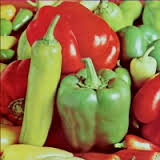
#> input picture images/peppers.jpg, 160 x 160 px
$ jupyter execute 535_final.ipynb
#> lines starting #> are read from the running program, lines starting #| are printed output that depends on the picture
*Names:* David Gui, Sam Hossain

$\textbf{Background:}$

$\textbf{Cocktail Party Problem:}$ To introduce the idea of independent component analysis (ICA), consider the following problem. There are two different people speaking in a room, and two speakers located in different parts of the room record the audio in the room. However, both of the recordings have recorded a mixture of the speech signals of both people. Given both recordings, how can we separate the speeches of the two people? We can regard each of the two speakers as independent components and use ICA to separate them. Formally, we can let $s_{1}$ and $s_{2}$ be the two original speeches and let $x_{1}$ and $x_{2}$ be the two mixed recordings. Each recording can then be represented as a linear combination of the two speakers:
$x_{1}$ = $a_{11}$$s_{1}$ + $a_{12}$$s_{2}$
$x_{2}$ = $a_{21}$$s_{2}$ + $a_{22}$$s_{2}$
Where A is a 2x2 mixing matrix that we are trying to solve for using ICA and can be influenced by a variety of factors including the type of microphone and the distance from the speaker to the microphone. With this example, we can now define ICA.
Assume there are n independent mixtures of $s_{1}$,$s_{2}$,...,$s_{n}$ called $x_{1}$,$x_{2}$,...,$x_{n}$, where
$x_{i}$ = $a_{i1}$$s_{1}$ + $a_{i2}$$s_{2}$ + ... + $a_{in}$$s_{n}$
This equation can then be converted into a series of matrix multiplications:
Let x = [$x_{1}$,$x_{2}$,...,$x_{n}$], s = [$s_{1}$,$s_{2}$,...,$s_{n}$], and A = $\left(\begin{array}{cc} a_{11} &...& a_{1n}\\ ... & ... & ... \\ a_{n1} & ...& a_{nn} \end{array}\right)$, and x = As. Then, given only x we then try and estimate s by estimating W = $A^{-1}$ to get $A^{-1}$x = Wx = s, where W is known as the unmixing matrix.

$\textbf{Theory:}$

$\textbf{SVD vs ICA:}$ From class we have discussed the singular value decomposition (SVD). Both SVD and ICA seek to find a basis set of vectors for a given dataset x, but SVD seeks to find directions of uncorrelated data whereas ICA seeks to find directions of independent data. It is important to note that independence is a stronger condition to prove than uncorrelatedness.

It is also important to note that in addition to assuming that our original input s must have independent and non-gaussian components. To illustrate why it's vital that our data be non-gaussian, consider the following example:

Let's say that we observe a mixed signal x and assume that x = As for some mixing matrix A and original signal s. WLOG let s ~ N(0, $I$). Then, cov($x$) = E[($xx^T$)] = E[$(As)(As)^T$] = E[$Ass^{T}A^{T}$] = AE[$ss^T$]$A^T$ = Acov(s)$A^T$ = $AIA^T$ = $AA^T$. Let R be some arbitrary orthonormal matrix such that $RR^T$ = $R^{T}R$ = $I$. Let A' = AR. Then, let the original signal s be mixed according to A' instead of A, we would get:

cov(x) = E[$xx^T$] = E[$A'ss^{T}A'^{T}$] = E[$ARss^{T}R^{T}A^{T}$] = $ARR^{T}A^{T}$ = $AA^T$. So, we get the same distribution of x with both A and any rotation of A = A', thus we are not able to uniquely determine A, and thus we are not able to uniquely determine s. This shows that in order to get a unique solution for ICA we need our original data s to be as non-gaussian as possible.

$\textbf{Conditions for Independence:}$ Typically, to determine independence in $R^n$ where n is the number of components, one would have to find the joint PDF of x and the individual PDFs of $x_1$,...,$x_n$ and check that P($x_1$,...,$x_n$) = P($x_1$) ...           (P($x_n$). In practice, however, this is unfeasible due to the limited amount of data and computational intensity if would take to check the independence condition. Thus, we must find some proxy measure that implies independence. Note that since all components of our original signal s is independent and non-gaussian, any mixture of these signals will tend more towards gaussian due to the Central Limit Theorem, which states that a linear combination of n independent random variables approaches gaussian as N $\rightarrow \infty$. Consider a single component $\hat{s_i}$ = $w_{i}x^T$ where $w_i^T$ is the $i^{th}$ row of the demixing matrix W. Since $\hat{s_i}$ is a linear combination of the components of s, $\hat{s_i}$ is at least equal to or more gaussian than any single component of s. Thus, to find $\hat{s_i}$ = s, we can find a W that maximizes the non-gaussianity of $\hat{s_i}$ so that $\hat{s_i}$ is as non-gaussian as possible since that is when we get closest to $\hat{s_i}$ = ${s_i}$.

$\textbf{Measures of non-gaussianity:}$ A common measure of the non-gaussianity of a random variable is by measuring the kurtosis, defined as kurtosis(x) = E[$x^4$] - $3(E[x^{2}])^2$. However, kurtosis is not useful to implement for ICA since it is very sensitive to outliers(1). A more promising measure of non-gaussianity is to look at the negentropy of a random variable. The entropy of a random variable measures the amount of information gained from observing taht random variable, and is defined as H(x) = $- \int_{-\infty}^{\infty} p(x)\ln(p(x)) \,dx $ for continuous random variables. It is shown that the gaussian random variable has the largest entropy of all random variables that have the same covariance(6) matrix, so we can define negentropy as J(x) = H(x_gauss) - H(x)(6) where x has mean $\mu$ and variance $\sigma$ and x_gauss ~ N($\mu,\sigma$) and note that the entropy of a random variable x is inversely related to its non-gaussianity. Similar to the problem of directly computing independence, directly calculating the negentropy can be difficult and computationally intesive(1) due to the unknown PDF of x. However, there are several approximations for entropy found in literature(1) that circumvent this problem. First, let $\hat{s_i}$ = $w^{T}x$. An approximation for J($\hat{s_i}$) found in (1) is J($\hat{s_i}$) = $c[E{G(y_{i}} - E{G(v)}]^2$ where c is a constant and v is a gaussian random variable of zero mean and unit variance and y is a random variable of zero mean and unit variance, and $G_i$ are known as contrast function. There is no strict requirement for the choice of contrast function as long as it is nonquadratic, but (1) has the following functions as good choices for contrast functions:

$G_{1}(x) = 1/\alpha*logcosh(\alpha*x)$

$G_{2}(x) = -1/\alpha^{2}*exp(\alpha*x^{2}/2)$

$G_{3}(x) = x^4/4$

where $\alpha \in [1,2] $ (for our implementation we chose to fix $\alpha$ to be 1).

Note that if you plug in $G_3$ into the estimate for J(x) you simply get back kurtosis(x). According to (1) $G_2$ is useful when you want your ICA model to be extra robust to noise and outliers, but $G_1$ is the best general-purpose contrast function. In our implementation, we chose to only use $G_1$ as our contrast function, but a future direction could be comparing the performances and times of different contrast functions for ICA. We are now left with an optimization problem of trying to maximize J($\hat{s_i}$). From class we know that we can use gradient descent (gradient ascent in this case) to find local minima and maximima, but similar to the premise in HW9 involving implementing logistic regression, gradient ascent might take too long to converge and instead a better way to calculate the maximum would be to use a fixed-point algorithm revolving around Newton's method. This fixed-point algorithm is the premise for FastICA

$\textbf{Preprocessing Data for FastICA:}$ Before we derive an equation for FastICA, we first must transform our input data x in two different ways. The first preprocessing we do on x is to center x by subtracting its mean. The reason for centering x is to simplify the equations and algorithms for ICA. Since we are simply performing matrix multiplications and linear transformations for ICA, we can simply add back the mean at the end to get the correct result for s.

The second main preprocessing method used in ICA is known as "whitening" or "sphering". After centering the data and before applying ICA, x is linearly transformed such that its components are uncorrelated and their variances are unit normalized. Thus, for $\hat{x}$ we should have that E[$\hat{x}\hat{x}^T$] = $I$ since the mean is zero and the variances are orthonormal. Since we assumed that the individual components of s were independent, the whitening transformation is always valid. The most common method for whitening x is to use the eigendecomposition of the covariance matrix E[$xx^T$] = $EDE^T$ where E is orthogonal and D is the diagonal eigenvalue matrix(9). We can now perform whitening by the following:

$\hat{x} = ED^{-1/2}x$ and we get that E[$\hat{x}\hat{x}^T$] = $I$ as expected(9). While performing the whitening operation, it is also common to perform a dimensionality reduction on the dataset x to discard the eigenvalues of E[$xx^T$] that are too small, and this is done by the SVD that we have learned about in class. In our implementation we found that this dimensionality reducing step helped makae the output images much cleaner. This step helps immensely to reduce noise and prevent overlearning in ICA(9). Whitening also helps to reduce the runtime of the fastICA algorithm, since an orthonormal matrix only has n(n-1)/2 degrees of freedom compared to the $n^2$ degrees of freedom of the normal mixing matrix A, so we have to estimate approximately half as many parameters for A, effectively cutting the runtime in half(9).

$\textbf{FastICA Algorithm:}$ We are now ready to derive the FastICA algorithm. First, assume that the input data x has been centered and whitened so that cov(x) is an orthonormal matrix. Next, we fix one independent component $\hat{s_i} = w^Tx$, and we maximize J($\hat{s_i}$) = J($w^Tx$) = $[E{G(w^Tx)} - E{G(v)}]^2$. Note that E{G(v)} is independent of w and thus can be regarded as a constant. We can constrain {E$[G(w^{T}x]^2$} = E[$w^Txx^Tw$] = E[$w^Tw$] = $\|w\|^2$ since we whitened x such that E[$\hat{x}\hat{x}^T$] = $I$. We can then fix $\|w\|^2$ = 1 by normalizing w before we carry out each iteration of FastICA. Next, since x remains constant, we can rewrite J($w^Tx$) = J(w). We can now solve for the optima of J(w) by taking the derivative and setting it equal to zero. Note that g(w) = $G^{'}$(w) = $tanh$(w) and $g^{'}$(w) = 1-$tanh(w)^2$. $J^{'}$(w) = E[xg($w^Tx$)] - $\beta*I$ where $\beta$ is a constant and $\beta$ = E[$w_0^Txg(w_0^Tx)$] where $w_0$ is the value of w at the max of J(w). We can then solve of $J^{'}$(w) iteratively using Newton's method. We find the Hessian matrix $J^{''}$(w) = E[$xx^Tg^{'}(w^Tx)$] - $\beta*I$. Newton's method involves inverting $J^{''}$(w) which might prove computationally expensive depending on the number of inputs and the size of the inputs. Instead, we can approximate E[$xx^Tg^{'}(w^Tx)$] = E[$xx^T]E[g^{'}(w^Tx)$] = E[$g^{'}(w^Tx)$]*$I$ since E[$xx^T$] = $I$ since our data is whitened. Now the hessian matrix becomes a diagonal matrix and thus is trivially easy to invert. We now have all the tools in place to define the Newton iteration:

$w_{new}$ = w - [E{$xg(w^Tx)$}-$\beta*w$]*([E{$g^{'}(w^Tx)-\beta$}]$^{-1}$

w = $w_{new}$/$\|w_{new}\|$ (this is the normalization of w from above)

We then repeat the above steps until we have reached our max iterations or until we have reached convergence. A single pass of this algorithm will update only one column of w, and therefore only a single independent component $w^Tx$. To get all n independent components, we must run this algorithm n times, but to ensure that we get unique weights and independent components for each run, we must decorrelate the outputs $w_1^Tx,...,w_n^Tx$ after ech run. There are two main methods currently used to decorrelate the outputs. The first and simpler way of decorrelating is using Gram-Schmidt. Let's say we are on our $i^{th}$ run and we have already found i-1 components. Then, after running our above algorithm, and after each iteration step we subtract $w_i$ with the projections of the previous i-1 vectors $w_1, w_2,..., w_{i-1}$ onto $w_i$ and then renormalize $w_i$.

$w_i$ = $w_i - \sum_{n=1}^{i-1} w_i^T w_n w_n$

$w_i$ = $w_i/\|w_i\|$

This is what's known as deflationary FastICA, where we decorrelate each weight one at a time.

There is another method that decorrelates the weights known as symmetric decorrelation where you can decorrelate the entire weight matrix at once rather than one at a time as with deflationary decorrelation. This variant of FastICA is known as parallel FastICA. This idea is explored more in (1). For this project we decided to only implement deflationary FastICA, but a future direction this project could take would be to implement parallel FastICA and compare the performances of the two implementations.

$\textbf{Implementation:}$

We will be implementing deflationary FastICA in order to perform image separation. The images were sourced from (6).

First, lets load in our requirements

[cell 1]
#requirements
import matplotlib.pyplot as plt
from skimage import io
from skimage.transform import resize
from skimage.color import rgb2gray
from sklearn.decomposition import FastICA
import numpy as np
from scipy import linalg
import types

Now, we turn to implementation of FastICA. As mentioned above, there are two implementations of this algorithm. We focus on the deflation. For this, we first center and whiten our data, and then iterate over and update our weight calculations specified in $Hyvarinen^1$ until our desired threshold is reached. The deflate identifies a way to decorrelate our extracted components.

[cell 2]
def def_decorr(w, W, j):
    ortho = np.zeros_like(w)
    for u in range(j):
        #subtract Grahm-Schmidt projections of previous weights from current weight
        ortho = ortho + w@W[u] * W[u]
        w -= ortho
    return w


def deflate(X, thresh, g, gprime, maxit, w_init):

    n_comp = w_init.shape[0]
    W = np.zeros((n_comp, n_comp), dtype=float)

    # j is the index of the extracted component
    for j in range(n_comp):
        w = w_init[j, :].copy()
        w /= np.sqrt((w**2).sum())

        i = 0
        lim = thresh + 1
        while ((lim > thresh) & (i < (maxit-1))):
            wtx = w.T@X
            gwtx = g(wtx)
            g_wtx = gprime(wtx)
            w1 = (X * gwtx).mean(axis=1) - g_wtx.mean() * w
            #decorrelate previous weights
            def_decorr(w1, W, j)
            #normalize w
            w1 /= np.sqrt((w1**2).sum())
            #update convergence condition
            lim = np.abs(np.abs((w1 * w).sum()) - 1)
            w = w1
            i =+ 1

        W[j, :] = w

    return W

def fastica_deflate(X, algorithm="", iter_=200, thresh=1e-04):

    #define our functions g and g prime as specified above

    def g(x):
        return np.tanh(x)
    def gprime(x):
        return (1 - (np.tanh(x))**2)

    p, n = X.shape

    #there are many more pixels than there are distinct images, so we want n to be the number of distinct images
    n_comp = min(n, p)

    # Centering
    X = X - X.mean(axis=-1)[:, np.newaxis]

    # PCA used to whiten--explained above
    u, d, temp = linalg.svd(X, full_matrices=False)
    comp = (u/d).T[:n_comp]
    X1 = comp@X

    X1 *= np.sqrt(n)

    #initalize our starting weights as random
    w_init = np.random.normal(size=(n_comp, n_comp))

    W = deflate(X1, thresh, g, gprime, iter_, w_init)

    S = (W@comp)@X
    return S

The application we are going to focus on has to do with images. We will be pulling three images from the image folder (which is in ./ and can be modified at any time) and combining them via a pseudorandom matrix A. From this we will have three images with components from each of the original, independent images. Before we can do this, lets define some utility functions to enable us to convert raw images into usable formats for our FastICA functions.

[cell 3]
#some functions we will use throughout
def list_im(names, path):
#> called with path = './images'
    im_list = []

    for name in names:
        im = io.imread(path + "/" + name + ".jpg", as_gray=True)
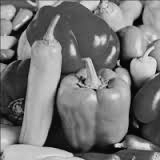
#> im: shape (160, 160) float64; min 0.00614, max 0.934, mean 0.467
        im = resize(im, (70, 70))
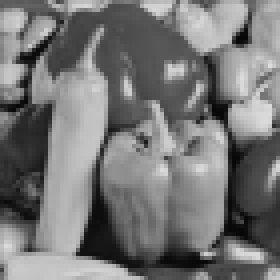
#> im: shape (70, 70) float64 (shown 4 times larger); min 0.0284, max 0.872, mean 0.467
        im = rgb2gray(im)
        im_list.append(im)
#> pass 2 of the loop in list_im, `for name in names:`:
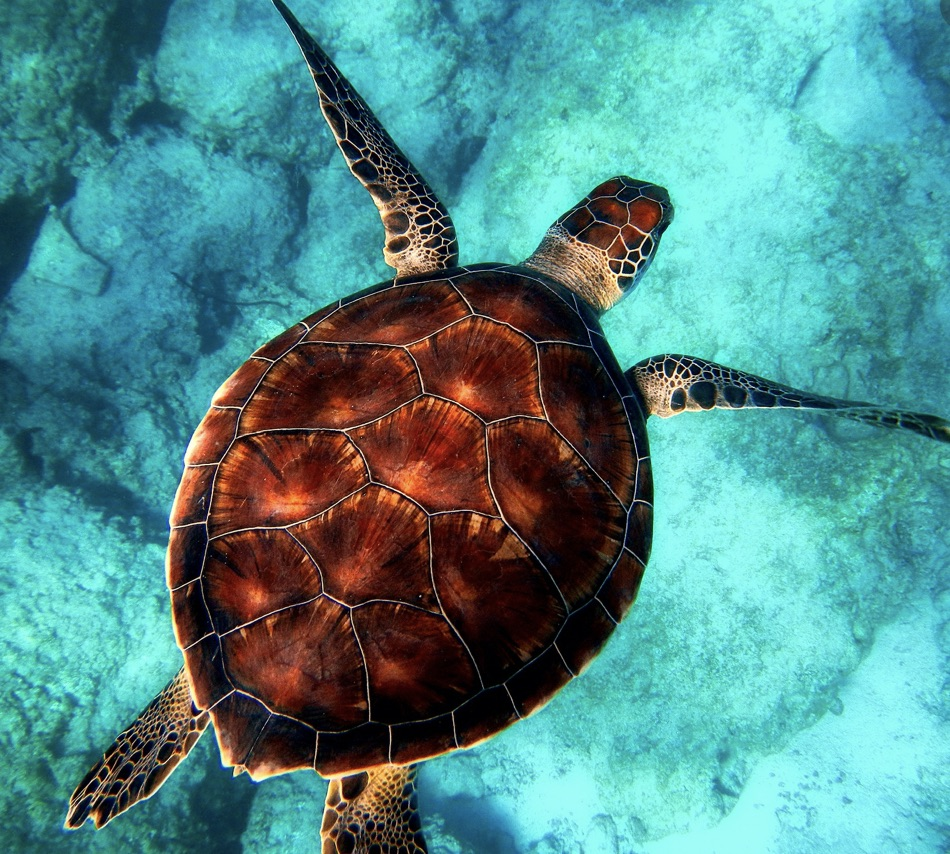
#> input picture images/turtle.jpg, 950 x 854 px
#> in list_im, `im = io.imread(path + "/" + name + ".jpg", as_gray=True)`:
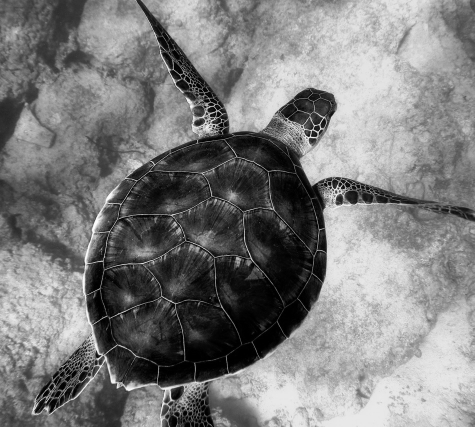
#> im: shape (854, 950) float64 (shown at 1/2 size); min 0, max 0.995, mean 0.493
#> in list_im, `im = resize(im, (70, 70))`:
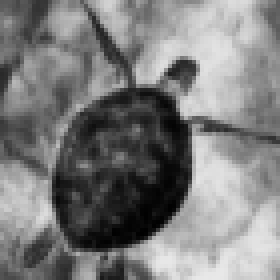
#> im: shape (70, 70) float64 (shown 4 times larger); min 0.00433, max 0.91, mean 0.493

    return im_list

def imPlot(images, path, save=False):
    figure = plt.figure()
    coord = 100 + 10*len(images) + 1

    for i, im in enumerate(images):
        figure.add_subplot(coord)
        plt.axis('off')
        plt.imshow(im, cmap='gray')
        coord += 1
    if save:
        plt.savefig(path + ".jpg")
    plt.show()

def list_to_matrix(images):
    matrix_layers = []
    for image in images:
        matrix_layers.append(image.ravel())

    m = np.vstack(matrix_layers)
    return m

def matrix_to_list(matrix):
    image_list = []
    for row in matrix.T:
        image = np.reshape(row, (70, 70))
        image_list.append(image)

    return image_list

Now, lets pull our data and display it (Images taken fro$m^1$)

[cell 4]
images = list_im(["peppers", "turtle", "lamp"], "./images")
#> images = 3 items
imPlot(images, "", False)
#> in imPlot, `coord = 100 + 10*len(images) + 1`: coord = 131
#> the loop in imPlot, `for i, im in enumerate(images):` made 3 passes
#> after the loop in imPlot, `for i, im in enumerate(images):`: coord = 134
#> in imPlot, `plt.show()`:
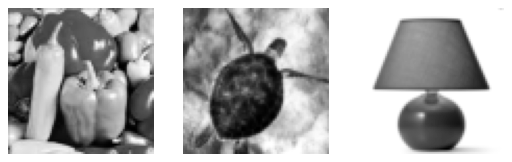
#> figure drawn by matplotlib, 3 panels

Now, lets define a mixing matrix A and show some output.

[cell 5]
def mix(images, A):
    matrix = list_to_matrix(images)
#> the loop in list_to_matrix, `for image in images:` made 3 passes
#> after the loop in list_to_matrix, `for image in images:`: matrix_layers = 3 items
    mixed = matrix.T@A
    return mixed

A = np.array([[.2, 1, .6], [1, .3, .2], [0.5, .6, 1]])
#A = np.array([[.4, 1],[.3, .8]])
#mix, convert, and display our images
imPlot(matrix_to_list(mix(images, A)),"",False)
#> in matrix_to_list, `image_list = []`: image_list = []
#> the loop in matrix_to_list, `for row in matrix.T:` made 3 passes
#> pass 1, in matrix_to_list, `image = np.reshape(row, (70, 70))`:
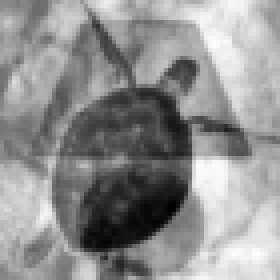
#> image: shape (70, 70) float64 (shown 4 times larger); min 0.208, max 1.55, mean 0.968; drawn with min black and max white
#> pass 2, in matrix_to_list, `image = np.reshape(row, (70, 70))`:
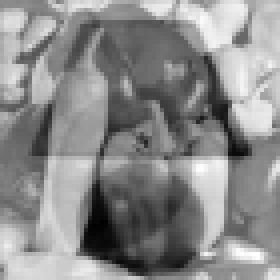
#> image: shape (70, 70) float64 (shown 4 times larger); min 0.302, max 1.71, mean 1.07; drawn with min black and max white
#> pass 3, in matrix_to_list, `image = np.reshape(row, (70, 70))`:
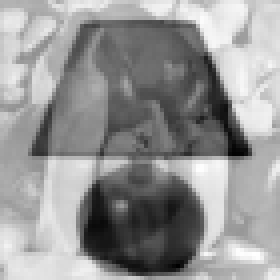
#> image: shape (70, 70) float64 (shown 4 times larger); min 0.37, max 1.69, mean 1.14; drawn with min black and max white
#> after the loop in matrix_to_list, `for row in matrix.T:`: image_list = 3 items
#> the loop in imPlot (call 2), `for i, im in enumerate(images):` made 3 passes

Finally, lets take our mixed images and apply our ICA algorithm to them. (We did not attempt to mess with step sizes, so it may take some playing around with iter_ and thresh to find the components.)

[cell 6]
X = mix(images,A)
#> the loop in list_to_matrix (call 2), `for image in images:` made 3 passes
s = fastica_deflate(X.T, iter_=2000, thresh=1e-07)
#> in fastica_deflate, `u, d, temp = linalg.svd(X, full_matrices=False)`: u = [[-0.529, 0.842, -0.108], [-0.568, -0.445, -0.693], [-0.631, -0.305, 0.713]]; d = [34.68, 14.12, 5.66]
#> in fastica_deflate, `comp = (u/d).T[:n_comp]`: comp = [[-0.0152, -0.0164, -0.0182], [0.0596, -0.0315, -0.0216], [-0.0191, -0.122, 0.126]]
#> after the loop in deflate, `for j in range(n_comp):`: W = [[0.479, 0.671, 0.566], [0.813, -0.0958, -0.574], [-0.422, 0.583, -0.695]]
#convert back
imPlot(matrix_to_list(s.T),"",False)
#> the loop in matrix_to_list (call 2), `for row in matrix.T:` made 3 passes
#> pass 1, in matrix_to_list (call 2), `image = np.reshape(row, (70, 70))`:
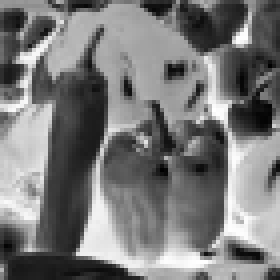
#> image: shape (70, 70) float64 (shown 4 times larger); min -0.0265, max 0.0291, mean 2.56e-16; drawn with min black and max white
#> pass 2, in matrix_to_list (call 2), `image = np.reshape(row, (70, 70))`:
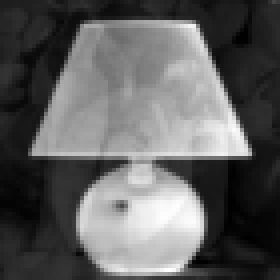
#> image: shape (70, 70) float64 (shown 4 times larger); min -0.0178, max 0.0299, mean -3.23e-16; drawn with min black and max white
#> pass 3, in matrix_to_list (call 2), `image = np.reshape(row, (70, 70))`:
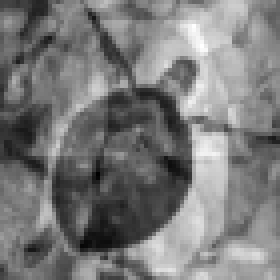
#> image: shape (70, 70) float64 (shown 4 times larger); min -0.0356, max 0.0387, mean -3.23e-16; drawn with min black and max white
